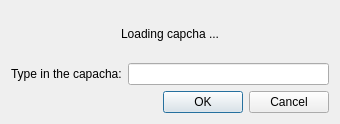
<?xml version="1.0" encoding="UTF-8"?>
<ui version="4.0">
 <class>SayCapcha</class>
 <widget class="QDialog" name="SayCapcha">
  <property name="geometry">
   <rect>
    <x>0</x>
    <y>0</y>
    <width>340</width>
    <height>124</height>
   </rect>
  </property>
  <property name="sizePolicy">
   <sizepolicy hsizetype="Fixed" vsizetype="Fixed">
    <horstretch>0</horstretch>
    <verstretch>0</verstretch>
   </sizepolicy>
  </property>
  <property name="windowTitle">
   <string>Capcha</string>
  </property>
  <layout class="QVBoxLayout" name="verticalLayout">
   <item>
    <layout class="QHBoxLayout" name="horizontalLayout_2">
     <item>
      <spacer name="horizontalSpacer_2">
       <property name="orientation">
        <enum>Qt::Horizontal</enum>
       </property>
       <property name="sizeHint" stdset="0">
        <size>
         <width>40</width>
         <height>20</height>
        </size>
       </property>
      </spacer>
     </item>
     <item>
      <widget class="QLabel" name="capcha">
       <property name="sizePolicy">
        <sizepolicy hsizetype="Preferred" vsizetype="Expanding">
         <horstretch>0</horstretch>
         <verstretch>0</verstretch>
        </sizepolicy>
       </property>
       <property name="text">
        <string>Loading capcha ...</string>
       </property>
      </widget>
     </item>
     <item>
      <spacer name="horizontalSpacer">
       <property name="orientation">
        <enum>Qt::Horizontal</enum>
       </property>
       <property name="sizeHint" stdset="0">
        <size>
         <width>40</width>
         <height>20</height>
        </size>
       </property>
      </spacer>
     </item>
    </layout>
   </item>
   <item>
    <layout class="QHBoxLayout" name="horizontalLayout">
     <item>
      <widget class="QLabel" name="label">
       <property name="text">
        <string>Type in the capacha:</string>
       </property>
      </widget>
     </item>
     <item>
      <widget class="QLineEdit" name="code"/>
     </item>
    </layout>
   </item>
   <item>
    <widget class="QDialogButtonBox" name="buttonBox">
     <property name="orientation">
      <enum>Qt::Horizontal</enum>
     </property>
     <property name="standardButtons">
      <set>QDialogButtonBox::Cancel|QDialogButtonBox::Ok</set>
     </property>
    </widget>
   </item>
  </layout>
 </widget>
 <resources/>
 <connections>
  <connection>
   <sender>buttonBox</sender>
   <signal>rejected()</signal>
   <receiver>SayCapcha</receiver>
   <slot>reject()</slot>
   <hints>
    <hint type="sourcelabel">
     <x>316</x>
     <y>260</y>
    </hint>
    <hint type="destinationlabel">
     <x>286</x>
     <y>274</y>
    </hint>
   </hints>
  </connection>
  <connection>
   <sender>buttonBox</sender>
   <signal>accepted()</signal>
   <receiver>SayCapcha</receiver>
   <slot>accept()</slot>
   <hints>
    <hint type="sourcelabel">
     <x>248</x>
     <y>254</y>
    </hint>
    <hint type="destinationlabel">
     <x>157</x>
     <y>274</y>
    </hint>
   </hints>
  </connection>
 </connections>
</ui>
